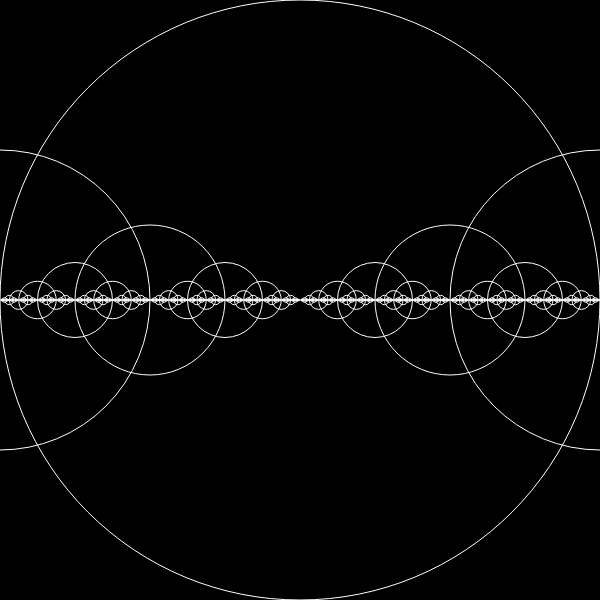
Frame 1 (no input)
Frame 2 (the mouse pressed at the canvas centre, redrawn once): identical to frame 1, image omitted

The p5.js sketch that drew this single still picture (run headless with seeded random() and noise() and a simulated clock; the mouse was pressed at the canvas centre and the sketch redrawn once):

// p5.js sketch
// ── sketch.js


function setup() {
    createCanvas(600, 600);
}

function drawCircle(x, y, d) {
    ellipse(x, y, d);
    if (d > 2) {
        const halfD = d / 2;
        drawCircle(x + halfD, y, halfD);
        drawCircle(x - halfD, y, halfD);
    }
}

function draw() {
    background(0);
    stroke(255);
    noFill();
    drawCircle(300, 300, 600);
    noLoop();
}
